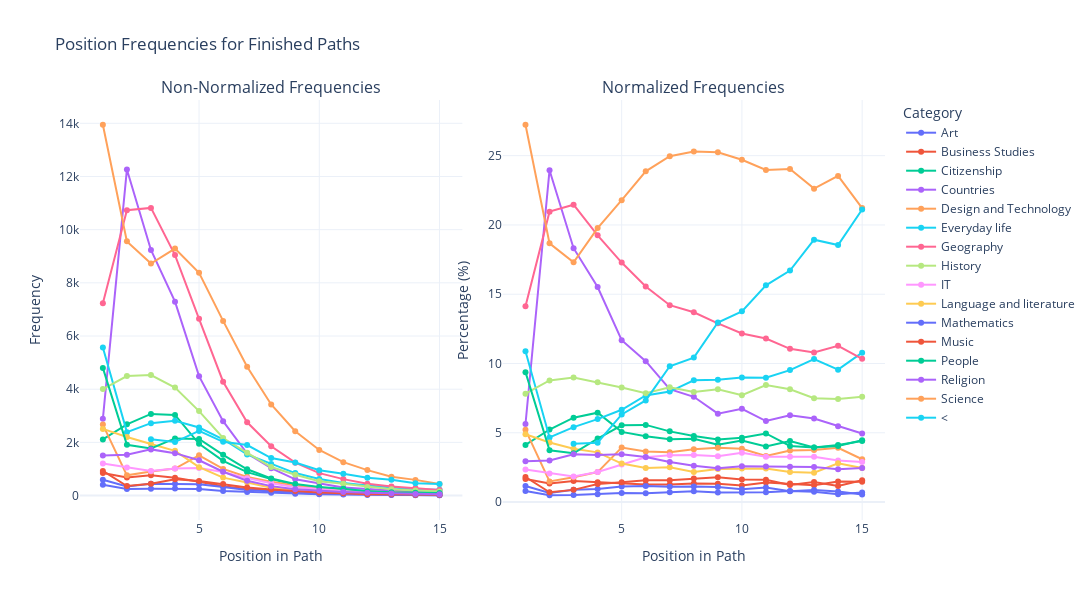

Source (notebook cell):
### Code cell
df_position_data = get_position_frequencies(common_paths_f, max_position=15)
plot_position_line(df_position_data, title="Position Frequencies for Finished Paths")

### Figure 1 — Plotly figure (JSON) as saved in the notebook; plotly's stock layout.template omitted (floating-point values rounded to 4 significant figures)
{"data": [{"line": {"color": "#636EFA"}, "mode": "lines+markers", "name": "Art", "type": "scatter", "x": [1, 2, 3, 4, 5, 6, 7, 8, 9, 10, 11, 12, 13, 14, 15], "xaxis": "x", "y": [408, 250, 251, 263, 247, 173, 136, 104, 66, 48, 37, 32, 23, 14, 14], "yaxis": "y"}, {"line": {"color": "#EF553B"}, "mode": "lines+markers", "name": "Business Studies", "type": "scatter", "x": [1, 2, 3, 4, 5, 6, 7, 8, 9, 10, 11, 12, 13, 14, 15], "xaxis": "x", "y": [849, 681, 767, 666, 519, 347, 245, 182, 126, 83, 74, 53, 38, 37, 30], "yaxis": "y"}, {"line": {"color": "#00CC96"}, "mode": "lines+markers", "name": "Citizenship", "type": "scatter", "x": [1, 2, 3, 4, 5, 6, 7, 8, 9, 10, 11, 12, 13, 14, 15], "xaxis": "x", "y": [2110, 2679, 3069, 3030, 1946, 1307, 880, 618, 396, 308, 210, 175, 123, 103, 90], "yaxis": "y"}, {"line": {"color": "#AB63FA"}, "mode": "lines+markers", "name": "Countries", "type": "scatter", "x": [1, 2, 3, 4, 5, 6, 7, 8, 9, 10, 11, 12, 13, 14, 15], "xaxis": "x", "y": [2885, 12264, 9235, 7292, 4490, 2797, 1579, 1028, 611, 467, 306, 249, 188, 137, 101], "yaxis": "y"}, {"line": {"color": "#FFA15A"}, "mode": "lines+markers", "name": "Design and Technology", "type": "scatter", "x": [1, 2, 3, 4, 5, 6, 7, 8, 9, 10, 11, 12, 13, 14, 15], "xaxis": "x", "y": [2669, 759, 901, 1015, 1511, 1002, 696, 515, 375, 267, 174, 148, 117, 98, 63], "yaxis": "y"}, {"line": {"color": "#19D3F3"}, "mode": "lines+markers", "name": "Everyday life", "type": "scatter", "x": [1, 2, 3, 4, 5, 6, 7, 8, 9, 10, 11, 12, 13, 14, 15], "xaxis": "x", "y": [5572, 2385, 2723, 2811, 2559, 2117, 1546, 1189, 845, 624, 470, 379, 322, 239, 220], "yaxis": "y"}, {"line": {"color": "#FF6692"}, "mode": "lines+markers", "name": "Geography", "type": "scatter", "x": [1, 2, 3, 4, 5, 6, 7, 8, 9, 10, 11, 12, 13, 14, 15], "xaxis": "x", "y": [7235, 10732, 10818, 9043, 6645, 4282, 2755, 1854, 1236, 844, 618, 440, 337, 282, 211], "yaxis": "y"}, {"line": {"color": "#B6E880"}, "mode": "lines+markers", "name": "History", "type": "scatter", "x": [1, 2, 3, 4, 5, 6, 7, 8, 9, 10, 11, 12, 13, 14, 15], "xaxis": "x", "y": [4004, 4492, 4532, 4060, 3177, 2163, 1607, 1075, 780, 535, 442, 324, 234, 186, 155], "yaxis": "y"}, {"line": {"color": "#FF97FF"}, "mode": "lines+markers", "name": "IT", "type": "scatter", "x": [1, 2, 3, 4, 5, 6, 7, 8, 9, 10, 11, 12, 13, 14, 15], "xaxis": "x", "y": [1201, 1057, 927, 1015, 1038, 889, 654, 460, 316, 247, 171, 130, 102, 75, 59], "yaxis": "y"}, {"line": {"color": "#FECB52"}, "mode": "lines+markers", "name": "Language and literature", "type": "scatter", "x": [1, 2, 3, 4, 5, 6, 7, 8, 9, 10, 11, 12, 13, 14, 15], "xaxis": "x", "y": [2506, 2201, 1939, 1683, 1067, 674, 488, 294, 229, 168, 127, 86, 66, 70, 50], "yaxis": "y"}, {"line": {"color": "#636EFA"}, "mode": "lines+markers", "name": "Mathematics", "type": "scatter", "x": [1, 2, 3, 4, 5, 6, 7, 8, 9, 10, 11, 12, 13, 14, 15], "xaxis": "x", "y": [595, 338, 447, 443, 428, 320, 212, 152, 104, 64, 55, 31, 27, 19, 11], "yaxis": "y"}, {"line": {"color": "#EF553B"}, "mode": "lines+markers", "name": "Music", "type": "scatter", "x": [1, 2, 3, 4, 5, 6, 7, 8, 9, 10, 11, 12, 13, 14, 15], "xaxis": "x", "y": [925, 358, 442, 611, 551, 432, 304, 230, 172, 113, 84, 49, 45, 29, 32], "yaxis": "y"}, {"line": {"color": "#00CC96"}, "mode": "lines+markers", "name": "People", "type": "scatter", "x": [1, 2, 3, 4, 5, 6, 7, 8, 9, 10, 11, 12, 13, 14, 15], "xaxis": "x", "y": [4801, 1909, 1774, 2150, 2129, 1532, 989, 644, 433, 322, 259, 161, 123, 101, 91], "yaxis": "y"}, {"line": {"color": "#AB63FA"}, "mode": "lines+markers", "name": "Religion", "type": "scatter", "x": [1, 2, 3, 4, 5, 6, 7, 8, 9, 10, 11, 12, 13, 14, 15], "xaxis": "x", "y": [1504, 1534, 1736, 1594, 1328, 896, 559, 354, 233, 179, 134, 101, 79, 59, 50], "yaxis": "y"}, {"line": {"color": "#FFA15A"}, "mode": "lines+markers", "name": "Science", "type": "scatter", "x": [1, 2, 3, 4, 5, 6, 7, 8, 9, 10, 11, 12, 13, 14, 15], "xaxis": "x", "y": [13946, 9560, 8724, 9290, 8376, 6569, 4841, 3424, 2419, 1714, 1255, 957, 706, 589, 433], "yaxis": "y"}, {"line": {"color": "#19D3F3"}, "mode": "lines+markers", "name": "<", "type": "scatter", "x": [3, 4, 5, 6, 7, 8, 9, 10, 11, 12, 13, 14, 15], "xaxis": "x", "y": [2117, 2012, 2431, 2019, 1901, 1411, 1242, 955, 819, 665, 591, 464, 431], "yaxis": "y"}, {"line": {"color": "#636EFA"}, "mode": "lines+markers", "name": "Art", "showlegend": false, "type": "scatter", "x": [1, 2, 3, 4, 5, 6, 7, 8, 9, 10, 11, 12, 13, 14, 15], "xaxis": "x2", "y": [0.7967, 0.4883, 0.498, 0.5598, 0.6425, 0.6287, 0.7013, 0.7684, 0.6887, 0.6918, 0.7068, 0.804, 0.7369, 0.5596, 0.6859], "yaxis": "y2"}, {"line": {"color": "#EF553B"}, "mode": "lines+markers", "name": "Business Studies", "showlegend": false, "type": "scatter", "x": [1, 2, 3, 4, 5, 6, 7, 8, 9, 10, 11, 12, 13, 14, 15], "xaxis": "x2", "y": [1.658, 1.33, 1.522, 1.418, 1.35, 1.261, 1.263, 1.345, 1.315, 1.196, 1.414, 1.332, 1.218, 1.479, 1.47], "yaxis": "y2"}, {"line": {"color": "#00CC96"}, "mode": "lines+markers", "name": "Citizenship", "showlegend": false, "type": "scatter", "x": [1, 2, 3, 4, 5, 6, 7, 8, 9, 10, 11, 12, 13, 14, 15], "xaxis": "x2", "y": [4.12, 5.233, 6.089, 6.45, 5.062, 4.749, 4.538, 4.566, 4.132, 4.439, 4.011, 4.397, 3.941, 4.117, 4.41], "yaxis": "y2"}, {"line": {"color": "#AB63FA"}, "mode": "lines+markers", "name": "Countries", "showlegend": false, "type": "scatter", "x": [1, 2, 3, 4, 5, 6, 7, 8, 9, 10, 11, 12, 13, 14, 15], "xaxis": "x2", "y": [5.634, 23.95, 18.32, 15.52, 11.68, 10.16, 8.143, 7.596, 6.376, 6.731, 5.845, 6.256, 6.024, 5.476, 4.949], "yaxis": "y2"}, {"line": {"color": "#FFA15A"}, "mode": "lines+markers", "name": "Design and Technology", "showlegend": false, "type": "scatter", "x": [1, 2, 3, 4, 5, 6, 7, 8, 9, 10, 11, 12, 13, 14, 15], "xaxis": "x2", "y": [5.212, 1.482, 1.788, 2.161, 3.931, 3.641, 3.589, 3.805, 3.913, 3.848, 3.324, 3.719, 3.749, 3.917, 3.087], "yaxis": "y2"}, {"line": {"color": "#19D3F3"}, "mode": "lines+markers", "name": "Everyday life", "showlegend": false, "type": "scatter", "x": [1, 2, 3, 4, 5, 6, 7, 8, 9, 10, 11, 12, 13, 14, 15], "xaxis": "x2", "y": [10.88, 4.658, 5.403, 5.984, 6.657, 7.693, 7.972, 8.785, 8.818, 8.994, 8.978, 9.523, 10.32, 9.552, 10.78], "yaxis": "y2"}, {"line": {"color": "#FF6692"}, "mode": "lines+markers", "name": "Geography", "showlegend": false, "type": "scatter", "x": [1, 2, 3, 4, 5, 6, 7, 8, 9, 10, 11, 12, 13, 14, 15], "xaxis": "x2", "y": [14.13, 20.96, 21.46, 19.25, 17.29, 15.56, 14.21, 13.7, 12.9, 12.16, 11.81, 11.06, 10.8, 11.27, 10.34], "yaxis": "y2"}, {"line": {"color": "#B6E880"}, "mode": "lines+markers", "name": "History", "showlegend": false, "type": "scatter", "x": [1, 2, 3, 4, 5, 6, 7, 8, 9, 10, 11, 12, 13, 14, 15], "xaxis": "x2", "y": [7.819, 8.774, 8.992, 8.642, 8.264, 7.86, 8.287, 7.943, 8.139, 7.711, 8.443, 8.141, 7.498, 7.434, 7.594], "yaxis": "y2"}, {"line": {"color": "#FF97FF"}, "mode": "lines+markers", "name": "IT", "showlegend": false, "type": "scatter", "x": [1, 2, 3, 4, 5, 6, 7, 8, 9, 10, 11, 12, 13, 14, 15], "xaxis": "x2", "y": [2.345, 2.064, 1.839, 2.161, 2.7, 3.23, 3.373, 3.399, 3.298, 3.56, 3.266, 3.266, 3.268, 2.998, 2.891], "yaxis": "y2"}, {"line": {"color": "#FECB52"}, "mode": "lines+markers", "name": "Language and literature", "showlegend": false, "type": "scatter", "x": [1, 2, 3, 4, 5, 6, 7, 8, 9, 10, 11, 12, 13, 14, 15], "xaxis": "x2", "y": [4.894, 4.299, 3.847, 3.583, 2.776, 2.449, 2.517, 2.172, 2.39, 2.421, 2.426, 2.161, 2.115, 2.798, 2.45], "yaxis": "y2"}, {"line": {"color": "#636EFA"}, "mode": "lines+markers", "name": "Mathematics", "showlegend": false, "type": "scatter", "x": [1, 2, 3, 4, 5, 6, 7, 8, 9, 10, 11, 12, 13, 14, 15], "xaxis": "x2", "y": [1.162, 0.6602, 0.8869, 0.943, 1.113, 1.163, 1.093, 1.123, 1.085, 0.9225, 1.051, 0.7789, 0.8651, 0.7594, 0.539], "yaxis": "y2"}, {"line": {"color": "#EF553B"}, "mode": "lines+markers", "name": "Music", "showlegend": false, "type": "scatter", "x": [1, 2, 3, 4, 5, 6, 7, 8, 9, 10, 11, 12, 13, 14, 15], "xaxis": "x2", "y": [1.806, 0.6992, 0.8769, 1.301, 1.433, 1.57, 1.568, 1.699, 1.795, 1.629, 1.605, 1.231, 1.442, 1.159, 1.568], "yaxis": "y2"}, {"line": {"color": "#00CC96"}, "mode": "lines+markers", "name": "People", "showlegend": false, "type": "scatter", "x": [1, 2, 3, 4, 5, 6, 7, 8, 9, 10, 11, 12, 13, 14, 15], "xaxis": "x2", "y": [9.375, 3.729, 3.52, 4.577, 5.538, 5.567, 5.1, 4.758, 4.518, 4.641, 4.947, 4.045, 3.941, 4.037, 4.459], "yaxis": "y2"}, {"line": {"color": "#AB63FA"}, "mode": "lines+markers", "name": "Religion", "showlegend": false, "type": "scatter", "x": [1, 2, 3, 4, 5, 6, 7, 8, 9, 10, 11, 12, 13, 14, 15], "xaxis": "x2", "y": [2.937, 2.996, 3.444, 3.393, 3.455, 3.256, 2.883, 2.616, 2.431, 2.58, 2.56, 2.538, 2.531, 2.358, 2.45], "yaxis": "y2"}, {"line": {"color": "#FFA15A"}, "mode": "lines+markers", "name": "Science", "showlegend": false, "type": "scatter", "x": [1, 2, 3, 4, 5, 6, 7, 8, 9, 10, 11, 12, 13, 14, 15], "xaxis": "x2", "y": [27.23, 18.67, 17.31, 19.78, 21.79, 23.87, 24.96, 25.3, 25.24, 24.7, 23.97, 24.05, 22.62, 23.54, 21.22], "yaxis": "y2"}, {"line": {"color": "#19D3F3"}, "mode": "lines+markers", "name": "<", "showlegend": false, "type": "scatter", "x": [3, 4, 5, 6, 7, 8, 9, 10, 11, 12, 13, 14, 15], "xaxis": "x2", "y": [4.2, 4.283, 6.324, 7.337, 9.803, 10.43, 12.96, 13.76, 15.64, 16.71, 18.94, 18.55, 21.12], "yaxis": "y2"}], "layout": {"annotations": [{"font": {"size": 16}, "showarrow": false, "text": "Non-Normalized Frequencies", "x": 0.2375, "xanchor": "center", "xref": "paper", "y": 1, "yanchor": "bottom", "yref": "paper"}, {"font": {"size": 16}, "showarrow": false, "text": "Normalized Frequencies", "x": 0.7625, "xanchor": "center", "xref": "paper", "y": 1, "yanchor": "bottom", "yref": "paper"}], "height": 600, "legend": {"title": {"text": "Category"}}, "title": {"text": "Position Frequencies for Finished Paths"}, "width": 1200, "xaxis": {"anchor": "y", "domain": [0, 0.475], "title": {"text": "Position in Path"}}, "xaxis2": {"anchor": "y2", "domain": [0.525, 1], "title": {"text": "Position in Path"}}, "yaxis": {"anchor": "x", "domain": [0, 1], "title": {"text": "Frequency"}}, "yaxis2": {"anchor": "x2", "domain": [0, 1], "title": {"text": "Percentage (%)"}}}}
